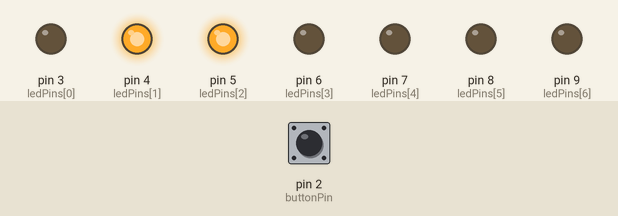
Simulated run of this sketch. Board: Arduino Uno, built with avr-gcc and run on an emulated ATmega328P. Shown: output pins drawn as LEDs (lit = HIGH). The test bench sets the inputs (shaded band); at power-on: pin 2 (buttonPin) HIGH.

Above: at 1.2 s.
1.3 s: pin 2 (buttonPin) pulled LOW for 0.15 s
At 2.4 s:
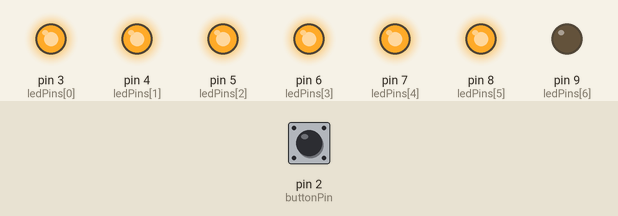
4.4 s: pin 2 (buttonPin) pulled LOW for 1 s
At 8.3 s:
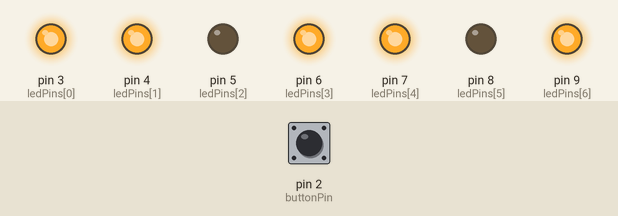
8.4 s: pin 2 (buttonPin) pulled LOW for 3.2 s
At 20.9 s:
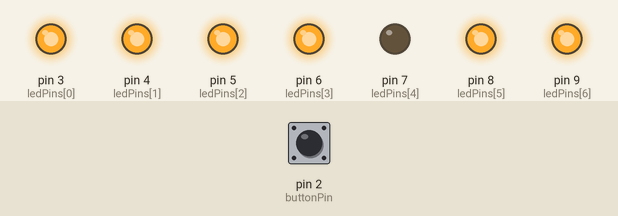
Timing chart, 0 to 26.6 s (numbered marks = the images above; inputs shaded):
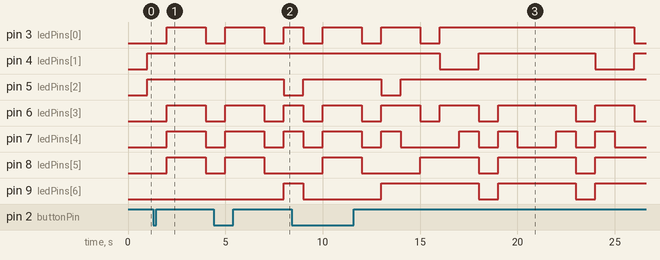

The sketch:

exec3.ino
```cpp
const int buttonPin = 2;
const int ledPins[] = {3, 4, 5, 6, 7, 8, 9};

int contador = 0;
bool buttonState = false;
bool lastButtonState = false;
bool direcaoCrescente = true;
unsigned long ultimoTempo = 0;  // Variável para armazenar o último tempo de mudança de contador
unsigned long intervalo = 1000;  // Intervalo de tempo em milissegundos para mudança automática do contador

void setup() {
  // Configura os LEDs como saída
  for (int i = 0; i < 7; i++) {
    pinMode(ledPins[i], OUTPUT);
  }
  // Configura o pino do botão como entrada
  pinMode(buttonPin, INPUT);
}

void loop() {
  // Lê o estado atual do botão
  buttonState = digitalRead(buttonPin);

  // Verifica se houve uma transição de pressionado para não pressionado
  if (buttonState == LOW && lastButtonState == HIGH) {
    alterarDirecao();  // Altera a direção do contador
  }

  // Verifica se é hora de mudar automaticamente o contador
  if (millis() - ultimoTempo >= intervalo) {
    if (direcaoCrescente) {
      contador++;  // Incrementa o contador se estiver na direção crescente
      if (contador > 9) {
        contador = 9;  // Limita o contador em 9
        direcaoCrescente = false;  // Muda a direção para decrescente
      }
    } else {
      contador--;  // Decrementa o contador se estiver na direção decrescente
      if (contador < 0) {
        contador = 0;  // Limita o contador em 0
        direcaoCrescente = true;  // Muda a direção para crescente
      }
    }
    atualizarDisplay();  // Atualiza os LEDs com o novo valor do contador
    ultimoTempo = millis();  // Atualiza o último tempo de mudança de contador
  }

  // Atualiza o estado anterior do botão
  lastButtonState = buttonState;
}

void alterarDirecao() {
  direcaoCrescente = !direcaoCrescente;  // Inverte a direção do contador
}

void atualizarDisplay() {
  // Define os padrões de cada LED para os números de 0 a 9
  const bool digitos[10][7] = {
    {1, 1, 1, 1, 1, 1, 0},  // 0
    {0, 1, 1, 0, 0, 0, 0},  // 1
    {1, 1, 0, 1, 1, 0, 1},  // 2
    {1, 1, 1, 1, 0, 0, 1},  // 3
    {0, 1, 1, 0, 0, 1, 1},  // 4
    {1, 0, 1, 1, 0, 1, 1},  // 5
    {1, 0, 1, 1, 1, 1, 1},  // 6
    {1, 1, 1, 0, 0, 0, 0},  // 7
    {1, 1, 1, 1, 1, 1, 1},  // 8
    {1, 1, 1, 1, 0, 1, 1}   // 9
  };

  // Atualiza cada LED de acordo com o valor do contador
  for (int i = 0; i < 7; i++) {
    digitalWrite(ledPins[i], digitos[contador][i]);
  }
}
```

Measured:
- after the input at 1.3 s, pin 5 (ledPins[2]): stays HIGH (without the input it goes to LOW after 0.70 s); pin 8 (ledPins[5]): LOW → HIGH after 0.70 s instead of 2.7 s; pin 9 (ledPins[6]): stays LOW (without the input it goes to HIGH after 0.70 s)
- after the input at 4.4 s, pin 4 (ledPins[1]): stays HIGH (without the input it goes to LOW after 3.6 s); pin 8 (ledPins[5]): LOW → HIGH after 0.60 s instead of 2.6 s; pin 9 (ledPins[6]): LOW → HIGH after 3.6 s instead of 0.60 s
- by itself, pin 3 (ledPins[0]): repeats every 3.0 s: HIGH 2.0 s, LOW 1.0 s
